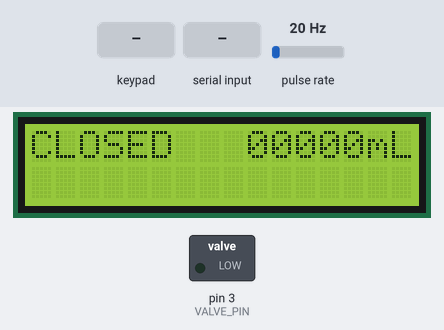
A sketch run on a simulated Arduino Uno, built with avr-gcc and run on an emulated ATmega328P. Parts: 16×2 character LCD, switched loads named in the sketch (green lamp = pin HIGH). Wiring (inferred from the names in the program): pulse sensor: data pin 2. Inputs (shaded band) come from the test bench; at power-on: pulse rate 20 Hz. Pins used as bus, display or sensor lines are not drawn; what the sketch prints to the serial monitor is not drawn.

Above: at 1.3 s.
1.4 s: key 'A' pressed
At 3.2 s:
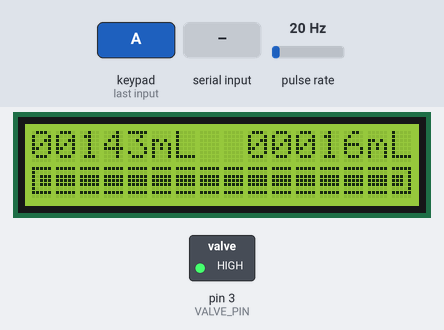
4.4 s: keypad keys 1 3 9 7 2 2 2 2 # pressed 0.4 s apart
At 8.1 s:
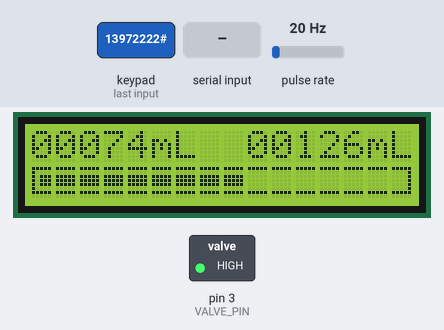
9.5 s: "90,45\n" received over Serial
At 10.2 s:
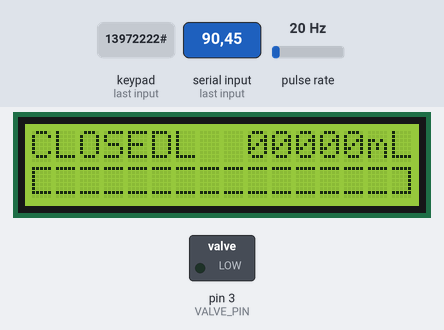
11.2 s: key 'B' pressed
At 11.9 s:
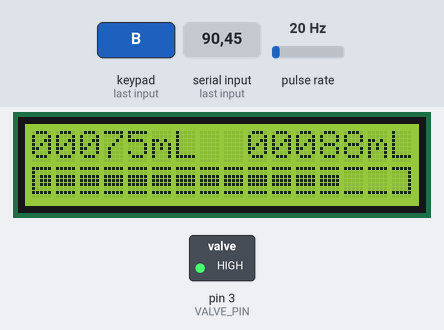
14.2 s: pulse rate (sensor on pin 2) set to 4 Hz
At 14.8 s:
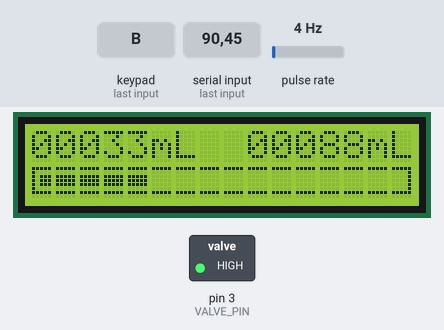
17.2 s: keypad keys 1 3 1 2 1 1 1 0 # pressed 0.4 s apart
At 22.2 s:
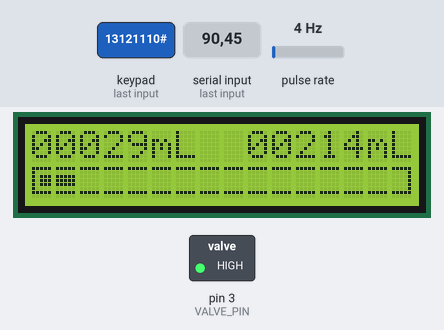
Timing chart, 0 to 23.7 s (numbered marks = the images above; inputs shaded):
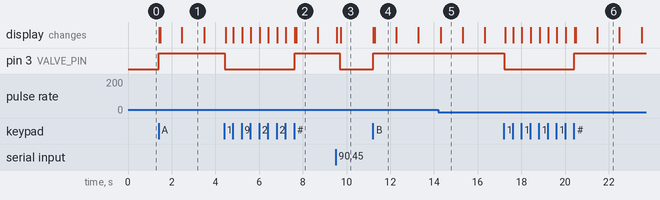

The sketch:

fancy-tap.ino
```cpp
#define STATE_CLOSED       0
#define STATE_OPEN         1

#include "led.h"
#include "lcd.h"
#include "sensor.h"
#include "valve.h"
#include "keypad.h"

uint8_t state = 0;

unsigned long dispense_ml = 0;

void set_state(uint8_t new_state) {
  Serial.print("set_state: ");
  Serial.print(state);
  Serial.print(" => ");
  Serial.println(new_state);

  lcd.clear();

  switch (new_state) {
    case STATE_OPEN:
      Serial.println("Opening Valve");

      led_green();
      valve_open();
      break;

    case STATE_CLOSED:
      Serial.println("Closing Valve. Awaiting Input.");

      led_red();
      valve_close();

      dispense_ml = 0;
      totalMilliLitres = 0;
      break;
  }

  state = new_state;
}

void loop_open() {
  read_sensor();

  if (Serial.available() ) {
    totalMilliLitres += ((Serial.read() - '0') * 100);
  }

  if (dispense_ml > 0 && totalMilliLitres >= dispense_ml) {
    set_state(STATE_CLOSED);
    return;
  }

  char key = keypad.getKey();
  if (key != NO_KEY) {
    set_state(STATE_CLOSED);
  }
}

void loop_closed() {
  char key = keypad.getKey();
  if (key != NO_KEY) {
    Serial.println();
    Serial.print("Key Pressed: ");
    Serial.println(key);

    switch (key) {

      case '*':
        dispense_ml = 0;
        totalMilliLitres = 0;
        break;

      case '#':
        set_state(STATE_OPEN);
        break;

      case 'A':
        dispense_ml = 10000;
        totalMilliLitres = 0;
        set_state(STATE_OPEN);
        break;

      case 'B':
        dispense_ml = 7000;
        totalMilliLitres = 0;
        set_state(STATE_OPEN);
        break;

      case 'C':
      case 'D':
        Serial.print("Key has no function: ");
        Serial.println(key);
        break;

      default:
        if (state == STATE_CLOSED) {
          dispense_ml = (dispense_ml * 10) + (key - '0');
          Serial.print("dispense_ml: ");
          Serial.println(dispense_ml);
        }
        break;

    }
  }
}


void setup() {
  Serial.begin(9600);

  led_setup();
  lcd_setup();
  valve_setup();
  sensor_setup();

  set_state(STATE_CLOSED);
}

void loop() {
  switch (state) {
    case STATE_OPEN:
      loop_open();
      update_lcd_open(dispense_ml, totalMilliLitres);
      break;

    case STATE_CLOSED:
      loop_closed();
      update_lcd_closed(dispense_ml);
      break;
  }
}
```

led.h
```cpp
#define STATUS_RED_PIN 11
#define STATUS_GRN_PIN 12

void led_setup() {
  pinMode(STATUS_RED_PIN, OUTPUT);
  digitalWrite(STATUS_RED_PIN, LOW);

  pinMode(STATUS_GRN_PIN, OUTPUT);
  digitalWrite(STATUS_GRN_PIN, LOW);
}

void led_off() {
  digitalWrite(STATUS_RED_PIN, LOW);
  digitalWrite(STATUS_GRN_PIN, LOW);
}

void led_red() {
  digitalWrite(STATUS_RED_PIN, HIGH);
  digitalWrite(STATUS_GRN_PIN, LOW);
}

void led_green() {
  digitalWrite(STATUS_RED_PIN, LOW);
  digitalWrite(STATUS_GRN_PIN, HIGH);
}
```

sensor.h
```cpp
#define SENSOR_PIN         2
#define SENSOR_INTERRUPT   0
#define CALIBRATION_FACTOR 4.5

volatile byte pulseCount = 0;
float flowRate = 0.0;
unsigned int flowMilliLitres = 0;
unsigned long totalMilliLitres = 0;
unsigned long oldTime = 0;

void count_pulse() {
  pulseCount++;
}

void sensor_setup() {
  pinMode(SENSOR_PIN, INPUT);
  digitalWrite(SENSOR_PIN, HIGH);

  attachInterrupt(SENSOR_INTERRUPT, count_pulse, FALLING);
}

void read_sensor() {
  if((millis() - oldTime) > 1000) { // Only process counters once per second
    detachInterrupt(SENSOR_INTERRUPT);

    // The hall-effect flow sensor outputs approximately 4.5 pulses per second per
    // litre/minute of flow.
    // Because this loop may not complete in exactly 1 second intervals we calculate
    // the number of milliseconds that have passed since the last execution and use
    // that to scale the output. We also apply the CALIBRATION_FACTOR to scale the output
    // based on the number of pulses per second per units of measure (litres/minute in
    // this case) coming from the sensor.
    flowRate = ((1000.0 / (millis() - oldTime)) * pulseCount) / CALIBRATION_FACTOR;

    // Note the time this processing pass was executed. Note that because we've
    // disabled interrupts the millis() function won't actually be incrementing right
    // at this point, but it will still return the value it was set to just before
    // interrupts went away.
    oldTime = millis();

    // Divide the flow rate in litres/minute by 60 to determine how many litres have
    // passed through the sensor in this 1 second interval, then multiply by 1000 to
    // convert to millilitres.
    flowMilliLitres = (flowRate / 60) * 1000;

    // Add the millilitres passed in this second to the cumulative total
    totalMilliLitres += flowMilliLitres;

    unsigned int frac;

    // Print the flow rate for this second in litres / minute
    Serial.print("Flow rate: ");
    Serial.print(flowRate);  // Print the integer part of the variable
    Serial.print(".");             // Print the decimal point

    // Determine the fractional part. The 10 multiplier gives us 1 decimal place.
    frac = (flowRate - int(flowRate)) * 10;
    Serial.print(frac, DEC) ;      // Print the fractional part of the variable
    Serial.print("L/min");

    Serial.print("  Flow: ");
    Serial.print(flowMilliLitres);
    Serial.print("mL/Sec");

    Serial.print("  Total: ");
    Serial.print(totalMilliLitres);
    Serial.print("mL");
    Serial.print("\r");

    // Reset the pulse counter so we can start incrementing again
    pulseCount = 0;

    attachInterrupt(SENSOR_INTERRUPT, count_pulse, FALLING);
  }
}
```

valve.h
```cpp
#define VALVE_PIN          3

void valve_setup() {
  pinMode(VALVE_PIN, OUTPUT);
  digitalWrite(VALVE_PIN, LOW);
}

void valve_open() {
  digitalWrite(VALVE_PIN, HIGH);
}

void valve_close() {
  digitalWrite(VALVE_PIN, LOW);
}
```

keypad.h
```cpp
#include <Keypad.h>

#define KEYPAD_ROWS 4
#define KEYPAD_COLS 4

const char  keymap[KEYPAD_ROWS][KEYPAD_COLS] = {
  { '1', '4', '7', '*' },
  { '2', '5', '8', '0' },
  { '3', '6', '9', '#' },
  { 'A', 'B', 'C', 'D' }
};

const char kp_row_pins[KEYPAD_ROWS] = { A3, A2, A1, A0 };
const char kp_col_pins[KEYPAD_COLS] = { 13, 12, 11, 10 };

Keypad keypad = Keypad(makeKeymap(keymap),
                   kp_row_pins, kp_col_pins,
                   KEYPAD_ROWS, KEYPAD_COLS);
```

lcd.h
```cpp
#include <Wire.h>
#include <LiquidCrystal_I2C.h>

#define LCD_COLS 16
#define LCD_ROWS 2

uint8_t left_empty   [8] = { 0x1F, 0x10, 0x10, 0x10, 0x10, 0x10, 0x1F };
uint8_t left_full    [8] = { 0x1F, 0x10, 0x17, 0x17, 0x17, 0x10, 0x1F };
uint8_t middle_empty [8] = { 0x1F, 0x00, 0x00, 0x00, 0x00, 0x00, 0x1F };
uint8_t middle_full  [8] = { 0x1F, 0x00, 0x1F, 0x1F, 0x1F, 0x00, 0x1F };
uint8_t right_empty  [8] = { 0x1F, 0x01, 0x01, 0x01, 0x01, 0x01, 0x1F };
uint8_t right_full   [8] = { 0x1F, 0x01, 0x1D, 0x1D, 0x1D, 0x01, 0x1F };

LiquidCrystal_I2C lcd(0x27, 16, 2);  // set the LCD address to 0x27 for a 16 chars and 2 line display

void lcd_setup() {
  lcd.init();
  lcd.backlight();
  lcd.clear();

  lcd.createChar(0, left_empty);
  lcd.createChar(1, left_full );
  lcd.createChar(2, middle_empty);
  lcd.createChar(3, middle_full);
  lcd.createChar(4, right_empty);
  lcd.createChar(5, right_full);
  lcd.home();

}

void lcd_print_progress(uint8_t percent) {
  uint8_t barlen = map(percent, 0, 100, 0, 16);

  barlen > 0  && lcd.write(0x101) || lcd.write(0x100);
  barlen > 1  && lcd.write(0x103) || lcd.write(0x102);
  barlen > 2  && lcd.write(0x103) || lcd.write(0x102);
  barlen > 3  && lcd.write(0x103) || lcd.write(0x102);
  barlen > 4  && lcd.write(0x103) || lcd.write(0x102);
  barlen > 5  && lcd.write(0x103) || lcd.write(0x102);
  barlen > 6  && lcd.write(0x103) || lcd.write(0x102);
  barlen > 7  && lcd.write(0x103) || lcd.write(0x102);
  barlen > 8  && lcd.write(0x103) || lcd.write(0x102);
  barlen > 9  && lcd.write(0x103) || lcd.write(0x102);
  barlen > 10 && lcd.write(0x103) || lcd.write(0x102);
  barlen > 11 && lcd.write(0x103) || lcd.write(0x102);
  barlen > 12 && lcd.write(0x103) || lcd.write(0x102);
  barlen > 13 && lcd.write(0x103) || lcd.write(0x102);
  barlen > 14 && lcd.write(0x103) || lcd.write(0x102);
  barlen > 15 && lcd.write(0x105) || lcd.write(0x104);
}

void lcd_print_ml(long ml) {
  char padded[6];
  sprintf(padded, "%05d", ml);
  lcd.print(padded);
  lcd.print("mL");
}

void update_lcd_closed(uint8_t dispense_ml) {

  lcd.home();
  lcd.print("CLOSED");

  lcd.setCursor(9, 0);
  lcd_print_ml(dispense_ml);
}

void update_lcd_open(uint8_t dispense_ml, uint8_t totalMilliLitres) {
  lcd.home();
  lcd_print_ml(totalMilliLitres);

  lcd.setCursor(9, 0);
  lcd_print_ml(dispense_ml);


  lcd.setCursor(0, 1);
  lcd_print_progress(
    (uint8_t)(((float) totalMilliLitres / (float) dispense_ml) * 100)
  );
}
```

Measured:
- after the input at 1.4 s, pin 3 (VALVE_PIN): LOW → HIGH at once; the display: first changes at once (image 1 shows a later state)
- after the input at 4.4 s, pin 3 (VALVE_PIN): HIGH → LOW at once, → HIGH 3.2 s later; the display: first changes after 0.07 s (image 2 shows a later state)
- after the input at 9.5 s, pin 3 (VALVE_PIN): HIGH → LOW after 0.19 s; the display: first changes after 0.05 s (image 3 shows a later state)
- after the input at 11.2 s, pin 3 (VALVE_PIN): LOW → HIGH at once; the display: first changes at once (image 4 shows a later state)
- after the input at 14.2 s, the display: changes after 0.10 s (image 5)
- after the input at 17.2 s, pin 3 (VALVE_PIN): HIGH → LOW at once, → HIGH 3.2 s later; the display: first changes after 0.05 s (image 6 shows a later state)
- what the display in image 1 shows lasts 1.0 s, from 2.5 s to 3.5 s
